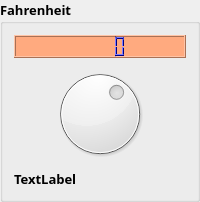
    <widget class="QGroupBox" name="groupBox_2">
     <property name="font">
      <font>
       <family>Verdana Pro Semibold</family>
       <pointsize>10</pointsize>
       <weight>75</weight>
       <bold>true</bold>
      </font>
     </property>
     <property name="styleSheet">
      <string notr="true"/>
     </property>
     <property name="title">
      <string>Fahrenheit</string>
     </property>
     <layout class="QVBoxLayout" name="verticalLayout_2">
      <item>
       <widget class="QLCDNumber" name="lcdFahr">
        <property name="palette">
         <palette>
          <active>
           <colorrole role="WindowText">
            <brush brushstyle="SolidPattern">
             <color alpha="255">
              <red>0</red>
              <green>0</green>
              <blue>0</blue>
             </color>
            </brush>
           </colorrole>
           <colorrole role="Button">
            <brush brushstyle="SolidPattern">
             <color alpha="255">
              <red>0</red>
              <green>0</green>
              <blue>255</blue>
             </color>
            </brush>
           </colorrole>
           <colorrole role="Light">
            <brush brushstyle="SolidPattern">
             <color alpha="255">
              <red>127</red>
              <green>127</green>
              <blue>255</blue>
             </color>
            </brush>
           </colorrole>
           <colorrole role="Midlight">
            <brush brushstyle="SolidPattern">
             <color alpha="255">
              <red>63</red>
              <green>63</green>
              <blue>255</blue>
             </color>
            </brush>
           </colorrole>
           <colorrole role="Dark">
            <brush brushstyle="SolidPattern">
             <color alpha="255">
              <red>0</red>
              <green>0</green>
              <blue>127</blue>
             </color>
            </brush>
           </colorrole>
           <colorrole role="Mid">
            <brush brushstyle="SolidPattern">
             <color alpha="255">
              <red>0</red>
              <green>0</green>
              <blue>170</blue>
             </color>
            </brush>
           </colorrole>
           <colorrole role="Text">
            <brush brushstyle="SolidPattern">
             <color alpha="255">
              <red>0</red>
              <green>0</green>
              <blue>0</blue>
             </color>
            </brush>
           </colorrole>
           <colorrole role="BrightText">
            <brush brushstyle="SolidPattern">
             <color alpha="255">
              <red>255</red>
              <green>255</green>
              <blue>255</blue>
             </color>
            </brush>
           </colorrole>
           <colorrole role="ButtonText">
            <brush brushstyle="SolidPattern">
             <color alpha="255">
              <red>0</red>
              <green>0</green>
              <blue>0</blue>
             </color>
            </brush>
           </colorrole>
           <colorrole role="Base">
            <brush brushstyle="SolidPattern">
             <color alpha="255">
              <red>255</red>
              <green>255</green>
              <blue>255</blue>
             </color>
            </brush>
           </colorrole>
           <colorrole role="Window">
            <brush brushstyle="SolidPattern">
             <color alpha="255">
              <red>0</red>
              <green>0</green>
              <blue>255</blue>
             </color>
            </brush>
           </colorrole>
           <colorrole role="Shadow">
            <brush brushstyle="SolidPattern">
             <color alpha="255">
              <red>0</red>
              <green>0</green>
              <blue>0</blue>
             </color>
            </brush>
           </colorrole>
           <colorrole role="AlternateBase">
            <brush brushstyle="SolidPattern">
             <color alpha="255">
              <red>127</red>
              <green>127</green>
              <blue>255</blue>
             </color>
            </brush>
           </colorrole>
           <colorrole role="ToolTipBase">
            <brush brushstyle="SolidPattern">
             <color alpha="255">
              <red>255</red>
              <green>255</green>
              <blue>220</blue>
             </color>
            </brush>
           </colorrole>
           <colorrole role="ToolTipText">
            <brush brushstyle="SolidPattern">
             <color alpha="255">
              <red>0</red>
              <green>0</green>
              <blue>0</blue>
             </color>
            </brush>
           </colorrole>
           <colorrole role="PlaceholderText">
            <brush brushstyle="SolidPattern">
             <color alpha="128">
              <red>0</red>
              <green>0</green>
              <blue>0</blue>
             </color>
            </brush>
           </colorrole>
          </active>
          <inactive>
           <colorrole role="WindowText">
            <brush brushstyle="SolidPattern">
             <color alpha="255">
              <red>0</red>
              <green>0</green>
              <blue>0</blue>
             </color>
            </brush>
           </colorrole>
           <colorrole role="Button">
            <brush brushstyle="SolidPattern">
             <color alpha="255">
              <red>0</red>
              <green>0</green>
              <blue>255</blue>
             </color>
            </brush>
           </colorrole>
           <colorrole role="Light">
            <brush brushstyle="SolidPattern">
             <color alpha="255">
              <red>127</red>
              <green>127</green>
              <blue>255</blue>
             </color>
            </brush>
           </colorrole>
           <colorrole role="Midlight">
            <brush brushstyle="SolidPattern">
             <color alpha="255">
              <red>63</red>
              <green>63</green>
              <blue>255</blue>
             </color>
            </brush>
           </colorrole>
           <colorrole role="Dark">
            <brush brushstyle="SolidPattern">
             <color alpha="255">
              <red>0</red>
              <green>0</green>
              <blue>127</blue>
             </color>
            </brush>
           </colorrole>
           <colorrole role="Mid">
            <brush brushstyle="SolidPattern">
             <color alpha="255">
              <red>0</red>
              <green>0</green>
              <blue>170</blue>
             </color>
            </brush>
           </colorrole>
           <colorrole role="Text">
            <brush brushstyle="SolidPattern">
             <color alpha="255">
              <red>0</red>
              <green>0</green>
              <blue>0</blue>
             </color>
            </brush>
           </colorrole>
           <colorrole role="BrightText">
            <brush brushstyle="SolidPattern">
             <color alpha="255">
              <red>255</red>
              <green>255</green>
              <blue>255</blue>
             </color>
            </brush>
           </colorrole>
           <colorrole role="ButtonText">
            <brush brushstyle="SolidPattern">
             <color alpha="255">
              <red>0</red>
              <green>0</green>
              <blue>0</blue>
             </color>
            </brush>
           </colorrole>
           <colorrole role="Base">
            <brush brushstyle="SolidPattern">
             <color alpha="255">
              <red>255</red>
              <green>255</green>
              <blue>255</blue>
             </color>
            </brush>
           </colorrole>
           <colorrole role="Window">
            <brush brushstyle="SolidPattern">
             <color alpha="255">
              <red>0</red>
              <green>0</green>
              <blue>255</blue>
             </color>
            </brush>
           </colorrole>
           <colorrole role="Shadow">
            <brush brushstyle="SolidPattern">
             <color alpha="255">
              <red>0</red>
              <green>0</green>
              <blue>0</blue>
             </color>
            </brush>
           </colorrole>
           <colorrole role="AlternateBase">
            <brush brushstyle="SolidPattern">
             <color alpha="255">
              <red>127</red>
              <green>127</green>
              <blue>255</blue>
             </color>
            </brush>
           </colorrole>
           <colorrole role="ToolTipBase">
            <brush brushstyle="SolidPattern">
             <color alpha="255">
              <red>255</red>
              <green>255</green>
              <blue>220</blue>
             </color>
            </brush>
           </colorrole>
           <colorrole role="ToolTipText">
            <brush brushstyle="SolidPattern">
             <color alpha="255">
              <red>0</red>
              <green>0</green>
              <blue>0</blue>
             </color>
            </brush>
           </colorrole>
           <colorrole role="PlaceholderText">
            <brush brushstyle="SolidPattern">
             <color alpha="128">
              <red>0</red>
              <green>0</green>
              <blue>0</blue>
             </color>
            </brush>
           </colorrole>
          </inactive>
          <disabled>
           <colorrole role="WindowText">
            <brush brushstyle="SolidPattern">
             <color alpha="255">
              <red>0</red>
              <green>0</green>
              <blue>127</blue>
             </color>
            </brush>
           </colorrole>
           <colorrole role="Button">
            <brush brushstyle="SolidPattern">
             <color alpha="255">
              <red>0</red>
              <green>0</green>
              <blue>255</blue>
             </color>
            </brush>
           </colorrole>
           <colorrole role="Light">
            <brush brushstyle="SolidPattern">
             <color alpha="255">
              <red>127</red>
              <green>127</green>
              <blue>255</blue>
             </color>
            </brush>
           </colorrole>
           <colorrole role="Midlight">
            <brush brushstyle="SolidPattern">
             <color alpha="255">
              <red>63</red>
              <green>63</green>
              <blue>255</blue>
             </color>
            </brush>
           </colorrole>
           <colorrole role="Dark">
            <brush brushstyle="SolidPattern">
             <color alpha="255">
              <red>0</red>
              <green>0</green>
              <blue>127</blue>
             </color>
            </brush>
           </colorrole>
           <colorrole role="Mid">
            <brush brushstyle="SolidPattern">
             <color alpha="255">
              <red>0</red>
              <green>0</green>
              <blue>170</blue>
             </color>
            </brush>
           </colorrole>
           <colorrole role="Text">
            <brush brushstyle="SolidPattern">
             <color alpha="255">
              <red>0</red>
              <green>0</green>
              <blue>127</blue>
             </color>
            </brush>
           </colorrole>
           <colorrole role="BrightText">
            <brush brushstyle="SolidPattern">
             <color alpha="255">
              <red>255</red>
              <green>255</green>
              <blue>255</blue>
             </color>
            </brush>
           </colorrole>
           <colorrole role="ButtonText">
            <brush brushstyle="SolidPattern">
             <color alpha="255">
              <red>0</red>
              <green>0</green>
              <blue>127</blue>
             </color>
            </brush>
           </colorrole>
           <colorrole role="Base">
            <brush brushstyle="SolidPattern">
             <color alpha="255">
              <red>0</red>
              <green>0</green>
              <blue>255</blue>
             </color>
            </brush>
           </colorrole>
           <colorrole role="Window">
            <brush brushstyle="SolidPattern">
             <color alpha="255">
              <red>0</red>
              <green>0</green>
              <blue>255</blue>
             </color>
            </brush>
           </colorrole>
           <colorrole role="Shadow">
            <brush brushstyle="SolidPattern">
             <color alpha="255">
              <red>0</red>
              <green>0</green>
              <blue>0</blue>
             </color>
            </brush>
           </colorrole>
           <colorrole role="AlternateBase">
            <brush brushstyle="SolidPattern">
             <color alpha="255">
              <red>0</red>
              <green>0</green>
              <blue>255</blue>
             </color>
            </brush>
           </colorrole>
           <colorrole role="ToolTipBase">
            <brush brushstyle="SolidPattern">
             <color alpha="255">
              <red>255</red>
              <green>255</green>
              <blue>220</blue>
             </color>
            </brush>
           </colorrole>
           <colorrole role="ToolTipText">
            <brush brushstyle="SolidPattern">
             <color alpha="255">
              <red>0</red>
              <green>0</green>
              <blue>0</blue>
             </color>
            </brush>
           </colorrole>
           <colorrole role="PlaceholderText">
            <brush brushstyle="SolidPattern">
             <color alpha="128">
              <red>0</red>
              <green>0</green>
              <blue>0</blue>
             </color>
            </brush>
           </colorrole>
          </disabled>
         </palette>
        </property>
        <property name="styleSheet">
         <string notr="true">
background-color: rgb(255, 170, 127);</string>
        </property>
       </widget>
      </item>
      <item>
       <widget class="QDial" name="dialFahr">
        <property name="styleSheet">
         <string notr="true">border-bottom-color: rgb(85, 0, 255);</string>
        </property>
        <property name="minimum">
         <number>-500</number>
        </property>
        <property name="maximum">
         <number>300</number>
        </property>
       </widget>
      </item>
      <item>
       <widget class="QLabel" name="lblFahr">
        <property name="text">
         <string>TextLabel</string>
        </property>
       </widget>
      </item>
     </layout>
    </widget>
